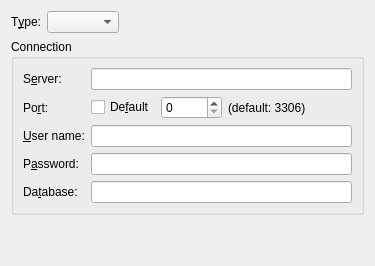
     <widget class="QWidget" name="dbTab">
      <attribute name="title">
       <string>&amp;Database</string>
      </attribute>
      <layout class="QVBoxLayout" name="verticalLayout_2">
       <item>
        <widget class="QWidget" name="dbTypePane" native="true">
         <layout class="QHBoxLayout" name="horizontalLayout">
          <property name="margin">
           <number>0</number>
          </property>
          <item>
           <widget class="QLabel" name="dbTypeLabel">
            <property name="text">
             <string>T&amp;ype:</string>
            </property>
            <property name="buddy">
             <cstring>dbTypeInput</cstring>
            </property>
           </widget>
          </item>
          <item>
           <widget class="QComboBox" name="dbTypeInput"/>
          </item>
          <item>
           <spacer name="horizontalSpacer_2">
            <property name="orientation">
             <enum>Qt::Horizontal</enum>
            </property>
            <property name="sizeHint" stdset="0">
             <size>
              <width>40</width>
              <height>20</height>
             </size>
            </property>
           </spacer>
          </item>
         </layout>
        </widget>
       </item>
       <item>
        <widget class="QGroupBox" name="dbConnectionBox">
         <property name="title">
          <string>Connection</string>
         </property>
         <layout class="QGridLayout" name="gridLayout_13">
          <item row="0" column="0">
           <widget class="QWidget" name="mysqlSettingsPane" native="true">
            <layout class="QGridLayout" name="gridLayout">
             <property name="margin">
              <number>0</number>
             </property>
             <item row="0" column="0">
              <widget class="QLabel" name="mysqlServerLabel">
               <property name="text">
                <string>S&amp;erver:</string>
               </property>
               <property name="buddy">
                <cstring>mysqlServerInput</cstring>
               </property>
              </widget>
             </item>
             <item row="0" column="1" colspan="4">
              <widget class="QLineEdit" name="mysqlServerInput">
               <property name="toolTip">
                <string>&lt;html&gt;IP address or host name of the database server&lt;/html&gt;</string>
               </property>
              </widget>
             </item>
             <item row="1" column="0">
              <widget class="QLabel" name="mysqlPortLabel">
               <property name="text">
                <string>Po&amp;rt:</string>
               </property>
               <property name="buddy">
                <cstring>mysqlPortInput</cstring>
               </property>
              </widget>
             </item>
             <item row="1" column="2">
              <widget class="QSpinBox" name="mysqlPortInput">
               <property name="toolTip">
                <string>&lt;html&gt;The TCP port of the database server&lt;/html&gt;</string>
               </property>
               <property name="maximum">
                <number>65535</number>
               </property>
              </widget>
             </item>
             <item row="2" column="0">
              <widget class="QLabel" name="mysqlUserLabel">
               <property name="text">
                <string>&amp;User name:</string>
               </property>
               <property name="buddy">
                <cstring>mysqlUserInput</cstring>
               </property>
              </widget>
             </item>
             <item row="2" column="1" colspan="4">
              <widget class="QLineEdit" name="mysqlUserInput">
               <property name="toolTip">
                <string>&lt;html&gt;The username for the connection to the database server&lt;/html&gt;</string>
               </property>
              </widget>
             </item>
             <item row="3" column="0">
              <widget class="QLabel" name="mysqlPasswordLabel">
               <property name="text">
                <string>P&amp;assword:</string>
               </property>
               <property name="buddy">
                <cstring>mysqlPasswordInput</cstring>
               </property>
              </widget>
             </item>
             <item row="3" column="1" colspan="4">
              <widget class="QLineEdit" name="mysqlPasswordInput">
               <property name="toolTip">
                <string>&lt;html&gt;The password for the connection to the database server&lt;/html&gt;</string>
               </property>
               <property name="echoMode">
                <enum>QLineEdit::Password</enum>
               </property>
              </widget>
             </item>
             <item row="4" column="0">
              <widget class="QLabel" name="mysqlDatabaseLabel">
               <property name="text">
                <string>Da&amp;tabase:</string>
               </property>
               <property name="buddy">
                <cstring>mysqlDatabaseInput</cstring>
               </property>
              </widget>
             </item>
             <item row="4" column="1" colspan="4">
              <widget class="QLineEdit" name="mysqlDatabaseInput">
               <property name="toolTip">
                <string>&lt;html&gt;The name of the database on the database server&lt;/html&gt;</string>
               </property>
              </widget>
             </item>
             <item row="1" column="4">
              <spacer name="horizontalSpacer">
               <property name="orientation">
                <enum>Qt::Horizontal</enum>
               </property>
               <property name="sizeHint" stdset="0">
                <size>
                 <width>40</width>
                 <height>20</height>
                </size>
               </property>
              </spacer>
             </item>
             <item row="1" column="1">
              <widget class="QCheckBox" name="mysqlDefaultPortCheckBox">
               <property name="toolTip">
                <string>&lt;html&gt;If enabled, the default port is used for the database server.&lt;/html&gt;</string>
               </property>
               <property name="text">
                <string>De&amp;fault</string>
               </property>
              </widget>
             </item>
             <item row="1" column="3">
              <widget class="QLabel" name="label">
               <property name="text">
                <string>(default: 3306)</string>
               </property>
              </widget>
             </item>
            </layout>
           </widget>
          </item>
         </layout>
        </widget>
       </item>
       <item>
        <spacer name="verticalSpacer">
         <property name="orientation">
          <enum>Qt::Vertical</enum>
         </property>
         <property name="sizeHint" stdset="0">
          <size>
           <width>20</width>
           <height>40</height>
          </size>
         </property>
        </spacer>
       </item>
      </layout>
     </widget>
